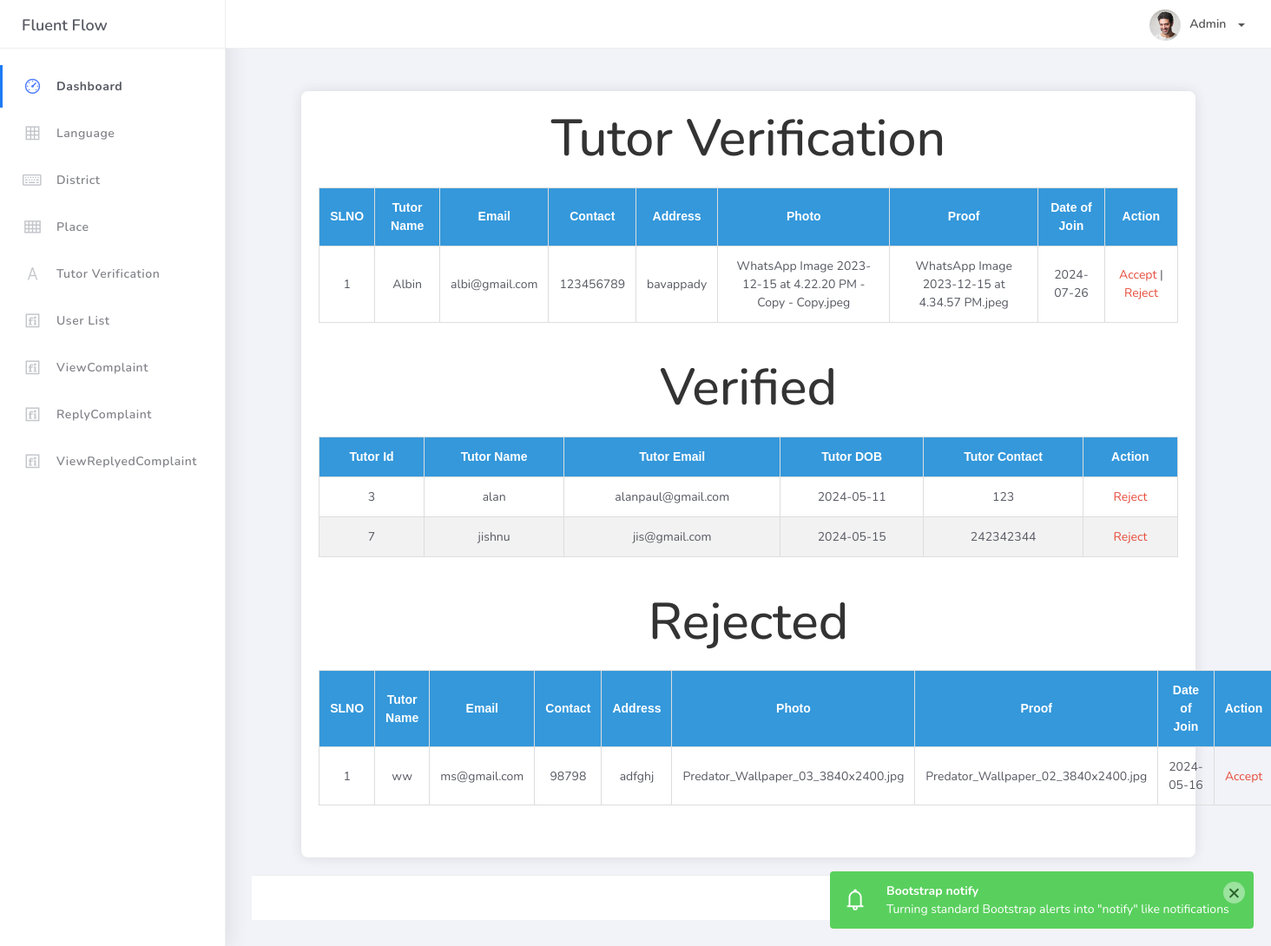
The app's page /Project/Admin/Tutorverification.php (signed in) with its own data.
### tables this page shows
CREATE TABLE `tbl_tutor` (
  `tutor_id` int(11) NOT NULL,
  `tutor_name` varchar(60) NOT NULL,
  `tutor_email` varchar(60) NOT NULL,
  `tutor_password` varchar(60) NOT NULL,
  `tutor_photo` varchar(100) NOT NULL,
  `tutor_proof` varchar(60) NOT NULL,
  `tutor_address` varchar(60) NOT NULL,
  `tutor_contact` varchar(60) NOT NULL,
  `tutor_doj` date NOT NULL,
  `tutor_dob` date NOT NULL,
  `place_id` int(11) NOT NULL,
  `tutor_status` int(11) NOT NULL
);

### Project/Admin/Tutorverification.php (the view, shortened to what this page needs)
<?php
include('../Assests/Connection/Connection.php');
include('Header.php');
        ?>
<!DOCTYPE html>
<html xmlns="http://www.w3.org/1999/xhtml">
<head>
</head>
<body>
    <div class="container">
        <h1>Tutor Verification</h1>
        <table class="status-table">
            <thead>
                <tr>
                    <th>SLNO</th>
                    <th>Tutor Name</th>
                    <th>Email</th>
                    <th>Contact</th>
                    <th>Address</th>
                    <th>Photo</th>
                    <th>Proof</th>
                    <th>Date of Join</th>
                    <th>Action</th>
                </tr>
            </thead>
            <tbody>
                <?php
                $selqry = "SELECT * FROM tbl_tutor WHERE tutor_status='0'";
                $tutor = $con->query($selqry);
                $i = 0;
                while ($data = $tutor->fetch_assoc()) {
                    $i++;
                ?>
                <tr>
                    <td><?php echo $i; ?></td>
                    <td><?php echo $data['tutor_name']; ?></td>
                    <td><?php echo $data['tutor_email']; ?></td>
                    <td><?php echo $data['tutor_contact']; ?></td>
                    <td><?php echo $data['tutor_address']; ?></td>
                    <td><?php echo $data['tutor_photo']; ?></td>
                    <td><?php echo $data['tutor_proof']; ?></td>
                    <td><?php echo $data['tutor_doj']; ?></td>
                    <td>
                        <a href="Tutorverification.php?aid=<?php echo $data['tutor_id']; ?>">Accept</a> |
                        <a href="Tutorverification.php?rid=<?php echo $data['tutor_id']; ?>">Reject</a>
                    </td>
                </tr>
                <?php
                }
                ?>
            </tbody>
        </table>
        <h1>Verified</h1>
        <table class="status-table">
            <thead>
                <tr>
                    <th>Tutor Id</th>
                    <th>Tutor Name</th>
                    <th>Tutor Email</th>
                    <th>Tutor DOB</th>
                    <th>Tutor Contact</th>
                    <th>Action</th>
                </tr>
            </thead>
            <tbody>
                <?php
                $selqry = "SELECT * FROM tbl_tutor WHERE tutor_status='1'";
                $tutor = $con->query($selqry);
                while ($data = $tutor->fetch_assoc()) {
                ?>
                <tr>
                    <td><?php echo $data['tutor_id']; ?></td>
                    <td><?php echo $data['tutor_name']; ?></td>
                    <td><?php echo $data['tutor_email']; ?></td>
                    <td><?php echo $data['tutor_dob']; ?></td>
                    <td><?php echo $data['tutor_contact']; ?></td>
                    <td><a href="Tutorverification.php?rid=<?php echo $data['tutor_id']; ?>">Reject</a></td>
                </tr>
                <?php
                }
                ?>
            </tbody>
        </table>
        <h1>Rejected</h1>
        <table class="status-table">
            <thead>
                <tr>
                    <th>SLNO</th>
                    <th>Tutor Name</th>
                    <th>Email</th>
                    <th>Contact</th>
                    <th>Address</th>
                    <th>Photo</th>
                    <th>Proof</th>
                    <th>Date of Join</th>
                    <th>Action</th>
                </tr>
            </thead>
            <tbody>
                <?php
                $selqry = "SELECT * FROM tbl_tutor WHERE tutor_status='2'";
                $tutor = $con->query($selqry);
                $i = 0;
                while ($data = $tutor->fetch_assoc()) {
                    $i++;
                ?>
                <tr>
                    <td><?php echo $i; ?></td>
                    <td><?php echo $data['tutor_name']; ?></td>
                    <td><?php echo $data['tutor_email']; ?></td>
                    <td><?php echo $data['tutor_contact']; ?></td>
                    <td><?php echo $data['tutor_address']; ?></td>
                    <td><?php echo $data['tutor_photo']; ?></td>
                    <td><?php echo $data['tutor_proof']; ?></td>
                    <td><?php echo $data['tutor_doj']; ?></td>
                    <td>
                        <a href="Tutorverification.php?aid=<?php echo $data['tutor_id']; ?>">Accept</a>
                    </td>
                </tr>
                <?php
                }
                ?>
            </tbody>
        </table>
    </div>
</body>
</html>
<?php
include('Footer.php')
?>

### Project/Admin/Tutorverification.php (style rules this page uses)
body { font-family: Arial, sans-serif; background-color: #f9f9f9; margin: 0; padding: 0; }
.container { width: 90%; margin: 20px auto; background-color: #ffffff; padding: 20px; box-shadow: 0px 0px 15px rgba(0, 0, 0, 0.1); border-radius: 8px; }
h1 { text-align: center; color: #333; margin-bottom: 20px; }
table { width: 100%; border-collapse: collapse; margin-bottom: 20px; }
th, td { border: 1px solid #ddd; padding: 12px; text-align: center; }
th { background-color: #3498db; color: white; }
tr:nth-child(even) { background-color: #f2f2f2; }
a { color: #e74c3c; text-decoration: none; }
.status-table { margin-bottom: 40px; }

### records on screen
tbl_tutor: tutor_name "Albin", tutor_email "albi@gmail.com", tutor_contact "123456789", tutor_address "bavappady", tutor_photo "WhatsApp Image 2023-12-15 at 4.22.20 PM - Copy - Copy.jpeg", tutor_proof "WhatsApp Image 2023-12-15 at 4.34.57 PM.jpeg", tutor_doj "2024-07-26"
tbl_tutor: tutor_id "3", tutor_name "alan", tutor_email "alanpaul@gmail.com", tutor_dob "2024-05-11", tutor_contact "123"
tbl_tutor: tutor_id "7", tutor_name "jishnu", tutor_email "jis@gmail.com", tutor_dob "2024-05-15", tutor_contact "242342344"
tbl_tutor: tutor_name "ww", tutor_email "ms@gmail.com", tutor_contact "98798", tutor_address "adfghj", tutor_photo "Predator_Wallpaper_03_3840x2400.jpg", tutor_proof "Predator_Wallpaper_02_3840x2400.jpg", tutor_doj "2024-05-16"
